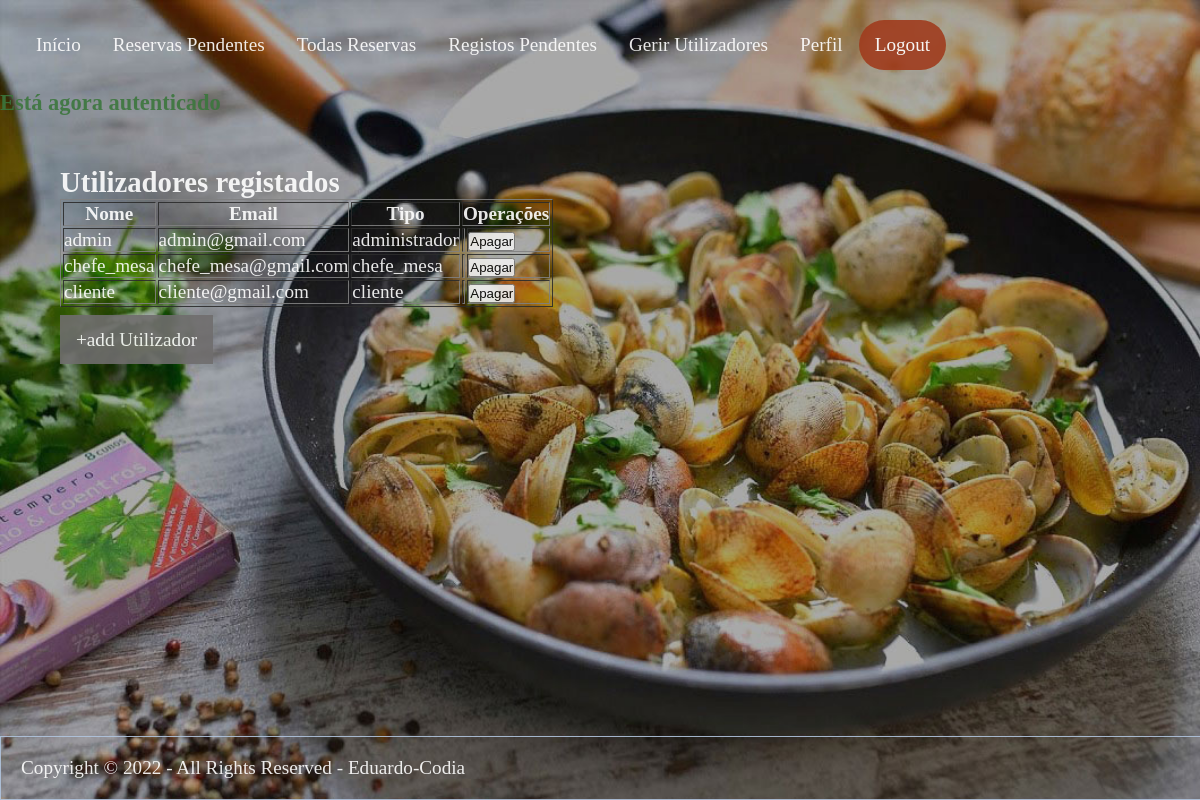
The page /paginas/gerir_utilizadores.php (signed in) on the database its author committed.
### tables this page shows
CREATE TABLE `rest_user` (
  `id` int(11) UNSIGNED NOT NULL,
  `nome` varchar(255) DEFAULT NULL,
  `email` varchar(255) DEFAULT NULL,
  `password` varchar(64) NOT NULL,
  `user_type` varchar(20) NOT NULL,
  `validado` tinyint(1) NOT NULL
);

### paginas/funcoes.php (the view, shortened to what this page needs)
<?php
function admMenu (){
	echo "<ul>";
	echo "<li><a href='adm_index.php'>Início</a></li>";
	echo "<li><a href='adm_res.php'>Reservas Pendentes</a></li>";
	echo "<li><a href='res_geral.php'>Todas Reservas </a></li>";
	echo "<li><a href='registos_pendentes.php'>Registos Pendentes</a></li>";
	echo "<li><a href='gerir_utilizadores.php'>Gerir Utilizadores</a></li>";
	echo "<li><a href='perfil.php'>Perfil</a></li>";
	echo "<li><a href='logout.php' style='float:right' class='active'>Logout</a></li>";
	echo "</ul>";
}
function rodape(){
	echo "<footer>";
	echo "<p>Copyright &copy; 2022 - All Rights Reserved - Eduardo-Codia</p>";
	echo "</footer>";
}
function mostrarUtilizadores(){
	global $db;
	$query = "SELECT * FROM rest_user";
	$resultados = mysqli_query($db, $query);
	$count = mysqli_num_rows($resultados);
	if($count == 0){
		echo "<div>Não há reservas</div>";
	}
	else{
		echo "<table border='1'>";
		echo "<tr>";
		echo "<th>Nome</th>";
		echo "<th>Email</th>";
		echo "<th>Tipo </th>";
		echo "<th colspan='2' align='center'>Operações</th>";
		echo "</tr>";
		while($linha = mysqli_fetch_array($resultados)){
			echo "<tr>";
			echo "<td>".$linha['nome']."</td><td>".$linha['email']."</td><td>".$linha['user_type']."</td>";
			echo "<form action='apagar_utilizador.php' method='post'>";
			echo "<td><input type='hidden' name='remover_usr_id' value='".$linha['id']."'></td>";
			echo "<td><input type='submit' name='delete_btn' value='Apagar'></td>";
			echo "</form>";
			echo "</tr>";
		}
		echo" </table>";
	}
}

### paginas/gerir_utilizadores.php (shortened to what this page needs)
<?php
	include('funcoes.php');
?>
<!DOCTYPE html>
<html lang="en">
<head>
    <link rel="stylesheet" href="style.css"/>
</head>
<body>
    <div class="conteudo">
    <?php if (isset($_SESSION['user']) && $_SESSION['user']['user_type']=='administrador') : ?>
        <div class="header u_logado">
			    <?php echo admMenu(); ?>
		</div>
		<?php if (isset($_SESSION['sucesso'])) : ?>
			<div class="sucesso" >
				<h3>
					<?php
						echo $_SESSION['sucesso'];
					?>
				</h3>
			</div>
		<?php endif ?>
        <div class="roww adm_bt">
                <h2>Utilizadores registados</h2>
                <?php
                    echo mostrarUtilizadores();
                ?>
                <br>
            <ul>
				<li><a href="criar_user.php"> +add Utilizador </a></li>
			</ul>
        </div>
        <div class="footer">
           <?php echo rodape(); ?>
        </div>
                    <?php endif ?>
    </div>
</body>
</html>

### paginas/style.css (style rules this page uses)
* { margin: 0px; padding: 0px; }
body { font-size: 120%; background-color: #000000; background-image: url("fundo1.jpg"); background-repeat: no-repeat; background-size: cover; opacity: 0.9; }
.header { text-align: center; border-bottom: none; padding: 20px; justify-content: space-between; }
.conteudo { width: 100%; }
form { width: 40%; padding: 20px; }
.sucesso { color: #3c763d; margin-bottom: 20px; display: inline; }
.horario, .roww { color: #ffffff; width: 90%; margin: 0px auto; margin-top: 50px; }
.footer { width: 100%; margin: 0px auto; padding: 20px; border: 1px solid #B0C4DE; bottom: 0; position: fixed; color: rgb(255, 255, 255); }
.header ul { list-style-type: none; margin: 0; padding: 0; overflow: hidden; }
.header li { float: left; display: inline; font-family: Georgia, 'Times New Roman', Times, serif; }
.header li a { display: block; color: rgb(255, 255, 255); text-align: center; padding: 14px 16px; text-decoration: none; }
.header .active { background-color: rgb(160, 60, 29); border-radius: 50px; }
.adm_bt li { display: inline; }
.adm_bt li a { background-color: rgb(112, 110, 110); color: rgb(255, 255, 255); text-align: center; padding: 14px 16px; text-decoration: none; }
.adm_bt li a:last-child { margin-right: 10px; }
.roww ul li { list-style-type: none; padding: 0; overflow: hidden; }

### rows shown on the page
rest_user: nome "admin", email "admin@gmail.com", user_type "administrador"
rest_user: nome "chefe_mesa", email "chefe_mesa@gmail.com", user_type "chefe_mesa"
rest_user: nome "cliente", email "cliente@gmail.com", user_type "cliente"

### other values the page prints
$_SESSION['sucesso'] "Está agora autenticado"
